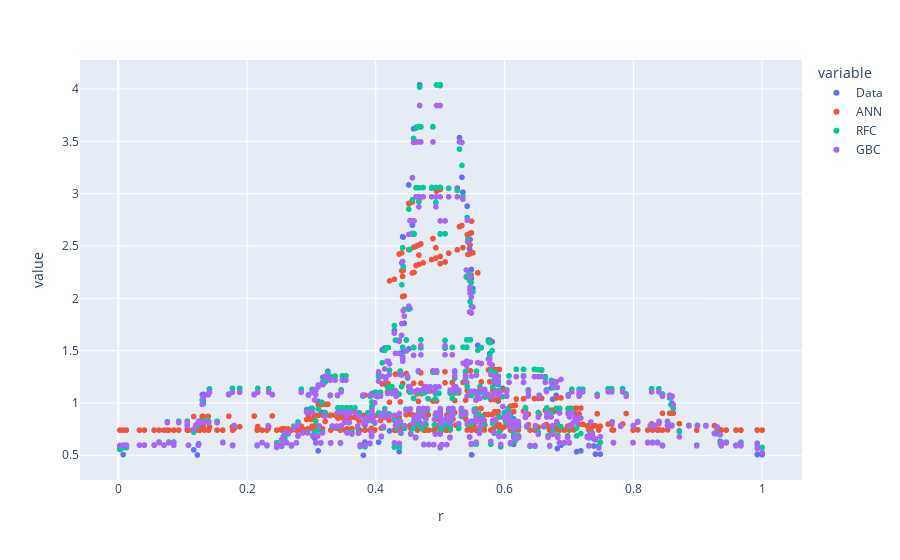

Notebook code for this chart:
### Code cell
torep = pd.DataFrame(y_test.values, columns = ['Data'])
torep['ANN'] = DenseRMSpropPrediction4
torep['RFC'] = RFC
torep['GBC'] = GBC
torep.index = x_test['r'] 
TOREP = torep.iloc[:, :]
TOREP.plot.scatter(x=TOREP.index, y=['Data', 'ANN', 'RFC', 'GBC'])

### Figure 1 — Plotly figure (JSON) as saved in the notebook; plotly's stock layout.template omitted (floating-point values rounded to 4 significant figures; data arrays with more than 128 entries replaced by an {"elided": "..."} marker saying what was removed)
{"data": [{"hovertemplate": "variable=Data<br>r=%{x}<br>value=%{y}<extra></extra>", "legendgroup": "Data", "marker": {"color": "#636efa", "symbol": "circle"}, "mode": "markers", "name": "Data", "showlegend": true, "type": "scattergl", "x": {"elided": "467 float values"}, "xaxis": "x", "y": {"elided": "467 float values"}, "yaxis": "y"}, {"hovertemplate": "variable=ANN<br>r=%{x}<br>value=%{y}<extra></extra>", "legendgroup": "ANN", "marker": {"color": "#EF553B", "symbol": "circle"}, "mode": "markers", "name": "ANN", "showlegend": true, "type": "scattergl", "x": {"elided": "467 float values"}, "xaxis": "x", "y": {"elided": "467 float values"}, "yaxis": "y"}, {"hovertemplate": "variable=RFC<br>r=%{x}<br>value=%{y}<extra></extra>", "legendgroup": "RFC", "marker": {"color": "#00cc96", "symbol": "circle"}, "mode": "markers", "name": "RFC", "showlegend": true, "type": "scattergl", "x": {"elided": "467 float values"}, "xaxis": "x", "y": {"elided": "467 float values"}, "yaxis": "y"}, {"hovertemplate": "variable=GBC<br>r=%{x}<br>value=%{y}<extra></extra>", "legendgroup": "GBC", "marker": {"color": "#ab63fa", "symbol": "circle"}, "mode": "markers", "name": "GBC", "showlegend": true, "type": "scattergl", "x": {"elided": "467 float values"}, "xaxis": "x", "y": {"elided": "467 float values"}, "yaxis": "y"}], "layout": {"legend": {"title": {"text": "variable"}, "tracegroupgap": 0}, "margin": {"t": 60}, "xaxis": {"anchor": "y", "domain": [0, 1], "title": {"text": "r"}}, "yaxis": {"anchor": "x", "domain": [0, 1], "title": {"text": "value"}}}}
